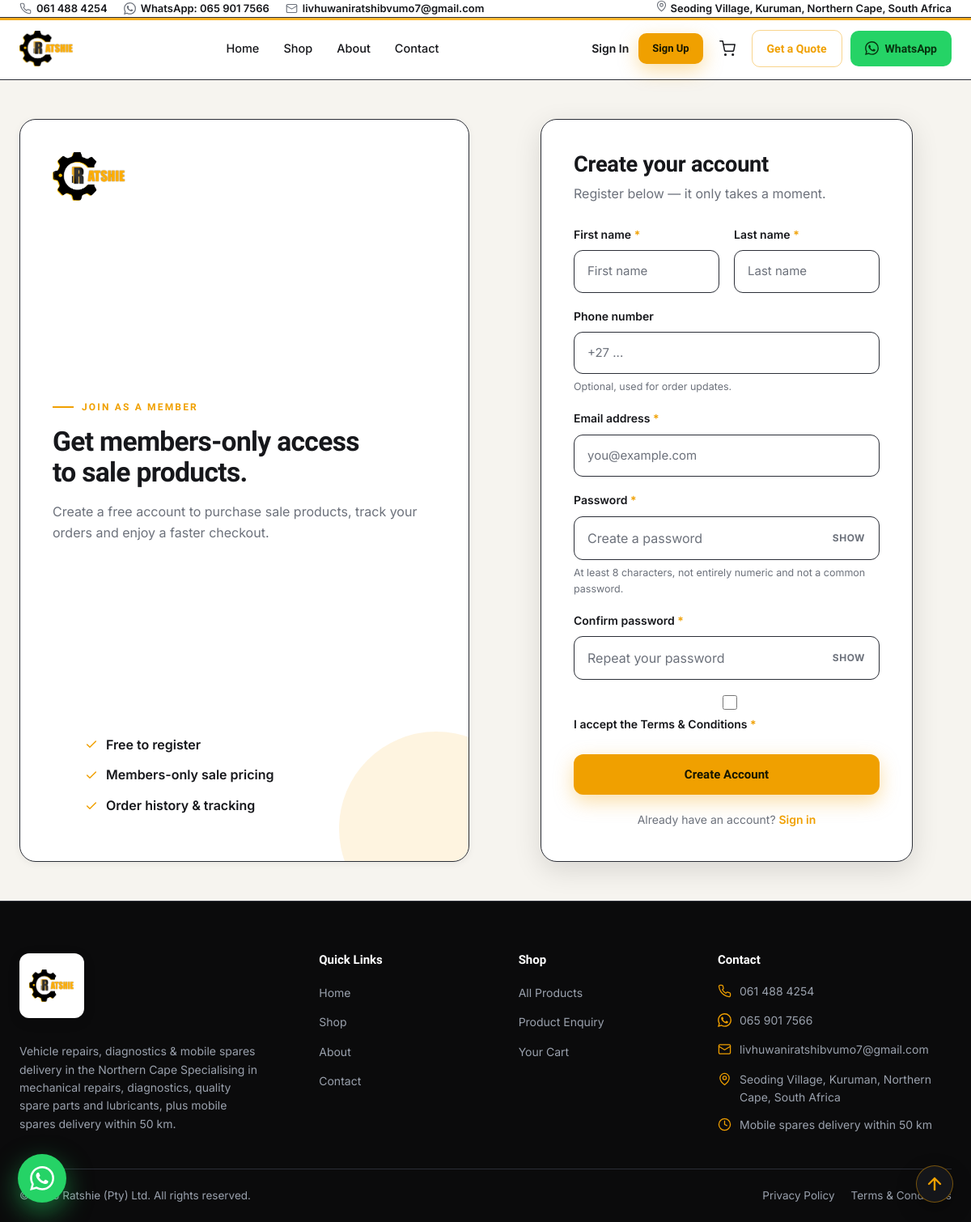
/account/register/, run on the app's committed database.
### core/models.py (models this page shows, shortened)
class SiteConfig(models.Model):
    site_name = models.CharField(max_length=120, default=settings.SITE_NAME)
    tagline = models.CharField(max_length=200, default=settings.SITE_TAGLINE)
    phone = models.CharField(max_length=32, default=settings.BUSINESS_PHONE)
    phone_display = models.CharField(max_length=32, default=settings.BUSINESS_PHONE_DISPLAY)
    whatsapp_number = models.CharField(max_length=32, default=settings.WHATSAPP_NUMBER)
    whatsapp_display = models.CharField(max_length=32, default=settings.WHATSAPP_DISPLAY)
    email = models.EmailField(default=settings.BUSINESS_EMAIL)
    contact_name = models.CharField(max_length=120, default=settings.CONTACT_NAME)
    address = models.CharField(max_length=255, default=settings.BUSINESS_ADDRESS)
    service_radius_km = models.PositiveIntegerField(default=settings.SERVICE_RADIUS_KM)
    standard_delivery_days = models.PositiveIntegerField(
        "Standard delivery (business days)",
        default=7,
        help_text="Number of business days (Mon-Fri) for standard delivery estimates.",
    )
    hero_headline = models.CharField(max_length=160, default="Expert Automotive Care")
    hero_statement = models.TextField(
        default=(
            "Professional vehicle servicing, diagnostics, repairs and quality "
            "automotive products you can trust."
        )
    )
    about_short = models.TextField(blank=True)
    created_at = models.DateTimeField(auto_now_add=True)
    updated_at = models.DateTimeField(auto_now=True)
    class Meta:
        verbose_name = "Site configuration"
        verbose_name_plural = "Site configuration"
    @classmethod
    def load(cls):
        obj, _ = cls.objects.get_or_create(pk=1)
        return obj

### customers/views.py (the view, shortened to what this page needs)
# urls.py: path("register/", views.register_view, name="register"),
def register_view(request):
    if request.user.is_authenticated:
        return redirect("customers:account")
    form = RegistrationForm(request.POST or None)
    return render(request, "customers/register.html", _auth_context(request, form))

### core/context_processors.py (called while the page is built, shortened)
def get_cart_count(request):
    cart = request.session.get("cart", {})
    total = 0
    for info in cart.values():
        try:
            total += int(info.get("qty", 0))
        except (TypeError, ValueError):
            continue
    return total

def site_globals(request):
    cfg = SiteConfig.load()
    whatsapp = cfg.whatsapp_number or ""
    digits = "".join(ch for ch in whatsapp if ch.isdigit())
    if digits.startswith("0"):
        digits = "27" + digits[1:]
    wa_link = f"https://wa.me/{digits}" if digits else "#"
    return {
        "site_config": cfg,
        "whatsapp_link": wa_link,
        "whatsapp_number_raw": digits,
        "cart_count": get_cart_count(request),
        "enabled_cart": getattr(settings, "ENABLE_CART", True),
        "payment_methods": get_payment_methods(),
        "payfast_enabled": payfast_enabled(),
        "payfast_mode": payfast_mode(),
        "payfast_message": payfast_summary()["message"],
    }

def admin_command_bar(request):
    if not (request.user.is_active and getattr(request.user, "is_staff", False)):
        return {}

### customers/views.py (called while the page is built)
def _next_url(request):
    return request.POST.get("next", "") or request.GET.get("next", "")

def _auth_context(request, form, **extra):
    ctx = {"form": form, "next_url": _next_url(request), **extra}
    return ctx

### payments/payment_methods.py (called while the page is built)
def get_payment_methods():
    return PAYFAST_PAYMENT_METHODS

def payfast_enabled():
    return bool(getattr(settings, "PAYFAST_ENABLED", False))

def payfast_mode():
    return getattr(settings, "PAYFAST_MODE", "sandbox")

def payfast_summary():
    enabled = payfast_enabled()
    if enabled:
        message = "Online payments are available. You will be redirected to a secure PayFast page to complete your payment."
    else:
        message = (
            "Online payment is currently being configured. "
            "To complete your order now, please contact us via WhatsApp."
        )
    return {"enabled": enabled, "message": message}

### templates/customers/register.html (shortened to what this page needs)
{% extends "base.html" %}
{% load static %}
{% block content %}
<section class="auth-hero">
  <div class="auth-hero__inner">
    <div class="auth-brand-panel">
      <div class="auth-brand-panel__logo">
        <img src="{% static 'img/brand/logo.png' %}" alt="{{ site_config.site_name }} logo">
      </div>
      <div class="auth-brand-panel__copy">
        <span class="eyebrow">Join as a Member</span>
        <h1>Get members-only access<br>to sale products.</h1>
        <p>Create a free account to purchase sale products, track your orders and enjoy a faster checkout.</p>
      </div>
      <ul class="auth-brand-panel__points">
        <li><svg width="16" height="16" aria-hidden="true"><use href="#i-check"></use></svg> Free to register</li>
        <li><svg width="16" height="16" aria-hidden="true"><use href="#i-check"></use></svg> Members-only sale pricing</li>
        <li><svg width="16" height="16" aria-hidden="true"><use href="#i-check"></use></svg> Order history &amp; tracking</li>
      </ul>
    </div>
    <div class="auth-card-panel">
      <div class="auth-card">
        <h2>Create your account</h2>
        <p class="auth-card__lead">Register below — it only takes a moment.</p>
        <div id="authFormContainer">
          {% include "customers/register_form.html" %}
        </div>
      </div>
    </div>
  </div>
</section>
{% endblock %}

### templates/base.html (shortened to what this page needs)
{% load static %}
<!DOCTYPE html>
<html lang="en-za">
<head>
  <link rel="stylesheet" href="{% static 'css/main.css' %}">
  <link rel="stylesheet" href="{% static 'css/ui.css' %}">
  <link rel="stylesheet" href="{% static 'css/site.min.css' %}">
</head>
<body>
  <div class="topbar">
    <div class="container topbar__inner">
      <div class="topbar__links">
        <a href="tel:{{ site_config.phone|cut:' '|cut:'('|cut:')'|cut:'-' }}">
          <svg class="ico" width="15" height="15" aria-hidden="true"><use href="#i-phone"></use></svg>
          {{ site_config.phone_display }}
        </a>
        <a href="{{ whatsapp_link }}" target="_blank" rel="noopener">
          <svg class="ico" width="15" height="15" aria-hidden="true"><use href="#i-whatsapp"></use></svg>
          WhatsApp: {{ site_config.whatsapp_display }}
        </a>
        <a href="mailto:{{ site_config.email }}">
          <svg class="ico" width="15" height="15" aria-hidden="true"><use href="#i-mail"></use></svg>
          {{ site_config.email }}
        </a>
      </div>
      <div class="topbar__links">
        <span><svg class="ico" width="15" height="15" aria-hidden="true"><use href="#i-pin"></use></svg> {{ site_config.address }}</span>
      </div>
    </div>
  </div>
  <header class="nav">
    <span class="nav__accent-line" aria-hidden="true"></span>
    <div class="container nav__inner">
      <a href="{% url 'home' %}" class="brand" aria-label="{{ site_config.site_name }} home">
        <img src="{% static 'img/brand/logo.png' %}" alt="{{ site_config.site_name }} logo" class="logo-mark" height="44" loading="eager">
      </a>
      <nav class="nav__menu" aria-label="Primary">
        <a class="nav__link {% if request.resolver_match.url_name == 'home' %}is-active{% endif %}" href="{% url 'home' %}">Home</a>
        <a class="nav__link {% if request.resolver_match.namespace == 'products' %}is-active{% endif %}" href="{% url 'products:shop' %}">Shop</a>
        <a class="nav__link {% if request.resolver_match.url_name == 'about' %}is-active{% endif %}" href="{% url 'about' %}">About</a>
        <a class="nav__link {% if request.resolver_match.url_name == 'contact' %}is-active{% endif %}" href="{% url 'contact' %}">Contact</a>
      </nav>
      <div class="nav__actions">
        <div id="accountArea" class="account-area">
          {% if user.is_authenticated %}
          <div class="account-menu">
            <button class="account-menu__trigger" aria-expanded="false" aria-haspopup="true" aria-label="Account menu">
              <svg width="20" height="20" aria-hidden="true"><use href="#i-user"></use></svg>
              <span class="account-menu__label">{{ user.first_name|default:user.username }}</span>
            </button>
            <div class="account-menu__dropdown" role="menu">
              <a role="menuitem" href="{% url 'customers:account' %}">My Account</a>
              <a role="menuitem" href="{% url 'orders:cart' %}">Your Cart</a>
              <form method="post" action="{% url 'customers:logout' %}" data-logout>
                {% csrf_token %}
                <input type="hidden" name="next" value="{% url 'home' %}">
                <button type="submit" role="menuitem">Log Out</button>
              </form>
            </div>
          </div>
          {% else %}
          <a class="account-link" href="{% url 'customers:login' %}">Sign In</a>
          <a class="btn btn--gold btn--sm" href="{% url 'customers:register' %}">Sign Up</a>
          {% endif %}
        </div>
        {% if enabled_cart %}
        <a href="{% url 'orders:cart' %}" class="nav__cart" aria-label="Your cart">
          <svg width="20" height="20" aria-hidden="true"><use href="#i-cart"></use></svg>
        </a>
        {% endif %}
        <a class="nav__cta nav__cta--outline" href="{% url 'quotes:form' %}">Get a Quote</a>
        <a class="nav__cta nav__cta--wa" href="{{ whatsapp_link }}?text=Hi%2C%20I%20would%20like%20to%20request%20a%20quote" target="_blank" rel="noopener">
          <svg width="17" height="17" aria-hidden="true"><use href="#i-whatsapp"></use></svg> WhatsApp
        </a>
      </div>
    </div>
  </header>
  <main>
    {% block content %}{% endblock %}
  </main>
  <footer class="footer">
    <div class="container">
      <div class="footer__top">
        <div class="footer__about">
          <div class="footer__logo">
            <img src="{% static 'img/brand/logo.png' %}" alt="{{ site_config.site_name }} logo" class="logo-mark" loading="lazy">
          </div>
          <p style="margin-top:14px; max-width:34ch">
            {{ site_config.tagline }} Specialising in mechanical repairs, diagnostics,
            quality spare parts and lubricants, plus mobile spares delivery within
            {{ site_config.service_radius_km }} km.
          </p>
        </div>
        <div>
          <h4>Quick Links</h4>
          <ul>
            <li><a href="{% url 'home' %}">Home</a></li>
            <li><a href="{% url 'products:shop' %}">Shop</a></li>
            <li><a href="{% url 'about' %}">About</a></li>
            <li><a href="{% url 'contact' %}">Contact</a></li>
          </ul>
        </div>
        <div>
          <h4>Shop</h4>
          <ul>
            <li><a href="{% url 'products:shop' %}">All Products</a></li>
            <li><a href="{% url 'products:enquiry' %}">Product Enquiry</a></li>
            {% if enabled_cart %}<li><a href="{% url 'orders:cart' %}">Your Cart</a></li>{% endif %}
          </ul>
        </div>
        <div>
          <h4>Contact</h4>
          <ul class="footer__contact">
            <li>
              <span class="ic"><svg aria-hidden="true"><use href="#i-phone"></use></svg></span>
              <a href="tel:{{ site_config.phone|cut:' '|cut:'('|cut:')'|cut:'-' }}">{{ site_config.phone_display }}</a>
            </li>
            <li>
              <span class="ic"><svg aria-hidden="true"><use href="#i-whatsapp"></use></svg></span>
              <a href="{{ whatsapp_link }}" target="_blank" rel="noopener">{{ site_config.whatsapp_display }}</a>
            </li>
            <li>
              <span class="ic"><svg aria-hidden="true"><use href="#i-mail"></use></svg></span>
              <a href="mailto:{{ site_config.email }}">{{ site_config.email }}</a>
            </li>
            <li>
              <span class="ic"><svg aria-hidden="true"><use href="#i-pin"></use></svg></span>
              <span>{{ site_config.address }}</span>
            </li>
            <li>
              <span class="ic"><svg aria-hidden="true"><use href="#i-clock"></use></svg></span>
              <span>Mobile spares delivery within {{ site_config.service_radius_km }} km</span>
            </li>
          </ul>
        </div>
      </div>
      <div class="footer__bottom">
        <span>© {% now "Y" %} {{ site_config.site_name }}. All rights reserved.</span>
        <div class="footer__legal">
          <a href="{% url 'home' %}">Privacy Policy</a>
          <a href="{% url 'home' %}">Terms & Conditions</a>
        </div>
      </div>
    </div>
  </footer>
  <a class="wa-float" href="{{ whatsapp_link }}" target="_blank" rel="noopener" aria-label="Chat on WhatsApp">
    <svg aria-hidden="true"><use href="#i-whatsapp"></use></svg>
  </a>
  <button type="button" class="to-top" id="toTop" aria-label="Back to top" hidden>
    <svg aria-hidden="true"><use href="#i-chevron-up"></use></svg>
  </button>
</body>
</html>

### static/css/ui.css (style rules this page uses)
:root { --z-nav: 30; --z-header: 60; --z-dropdown: 80; --z-drawer: 120; --z-modal: 200; --z-toast: 300; }
input, select, textarea, button { font: inherit; }
input, select, textarea { background: #fff; color: var(--ink, #0b0b0c); line-height: 1.5; }
input[type="checkbox"], input[type="radio"] { accent-color: var(--gold, #f0a000); }
.field input, .field select, .field textarea, .form-card input, .form-card select, .form-card textarea, .auth-card input, .auth-card select, .auth-card textarea { width: 100%; padding: 14px 16px; border: 1px solid var(--line, #2b2e37); border-radius: 11px; background: #fff; color: var(--ink, #0b0b0c); transition: border-color 0.16s ease, box-shadow 0.16s ease; }
.field input::placeholder, .field textarea::placeholder, .auth-card input::placeholder, .auth-card textarea::placeholder { color: var(--muted, #6c717b); }

### data on the page
SiteConfig: phone_display "061 488 4254", whatsapp_display "065 901 7566", email "livhuwaniratshibvumo7@gmail.com", address "Seoding Village, Kuruman, Northern Cape, South Africa", tagline "Vehicle repairs, diagnostics & mobile spares delivery in the Northern Cape", service_radius_km "50", site_name "Ratshie (Pty) Ltd"

### other printed values
{{ field.label }} "First name Last name Phone number Email address Password Confirm password"
{{ field.help_text }} "Optional, used for order updates. At least 8 characters, not entirely numeric and not a common password."
{{ field.label }} "I accept the Terms & Conditions"
